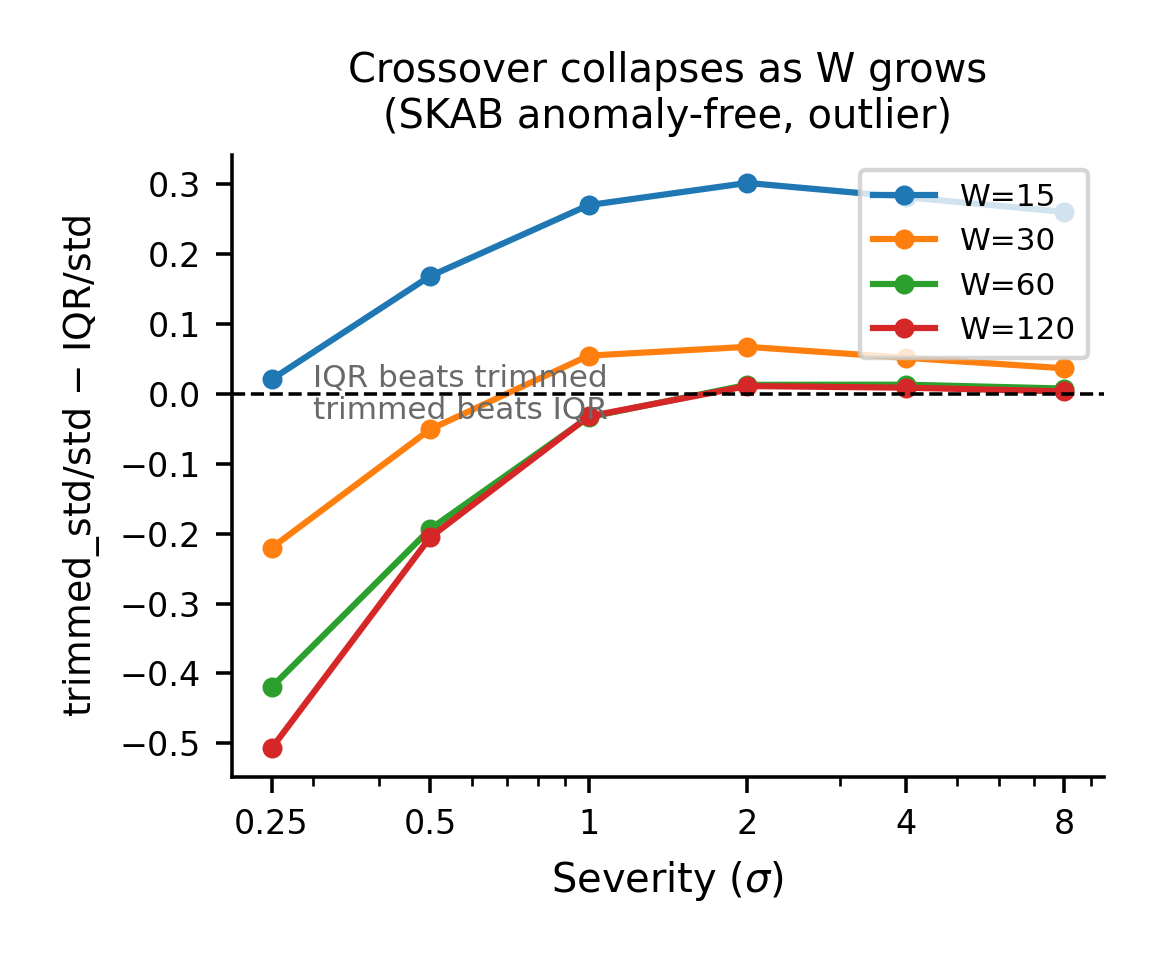

Python code for this plot:
"""Reproduces fig_window_sweep.pdf: for each window size W, plots
trimmed_std/std minus IQR_scale/std across the outlier severity grid
(SKAB anomaly-free). Negative = trimmed wins; positive = IQR wins. Shows
the Table-II crossover (trimmed wins low severity, IQR wins high
severity) collapsing to "trimmed wins everywhere" as W grows.

Reads results/window_sweep/table2_by_window.csv (produced by
experiments/run_window_sweep.py). Does not re-run the sweep.
"""
import os

import matplotlib
matplotlib.use('Agg')
import matplotlib.pyplot as plt
import pandas as pd

_REPO_ROOT = os.path.dirname(os.path.dirname(os.path.abspath(__file__)))
# DQ_CONSISTENCY=1 reads the sweep rerun with the consistency-scaled trimmed std,
# which is what the paper now reports.
CSV = os.path.join(_REPO_ROOT, 'results', 'window_sweep' + ('_consistent' if os.environ.get('DQ_CONSISTENCY', '0') == '1' else ''), 'table2_by_window.csv')
OUT_PDF = os.path.join(os.path.dirname(os.path.abspath(__file__)), 'fig_window_sweep.pdf')
OUT_PNG = os.path.join(os.path.dirname(os.path.abspath(__file__)), 'fig_window_sweep.png')


def main():
    df = pd.read_csv(CSV)
    df['gap'] = df['trimmed_std_over_std'] - df['iqr_over_std']

    fig, ax = plt.subplots(figsize=(3.6, 3.0))
    colors = {15: 'tab:blue', 30: 'tab:orange', 60: 'tab:green', 120: 'tab:red'}
    for w, g in df.groupby('w'):
        g = g.sort_values('magnitude')
        ax.plot(g['magnitude'], g['gap'], marker='o', markersize=3.5, linewidth=1.4,
                color=colors[w], label=f'W={w}')

    ax.axhline(0, color='black', linewidth=0.8, linestyle='--')
    ax.text(0.3, 0.002, 'IQR beats trimmed', fontsize=7, color='dimgray', va='bottom')
    ax.text(0.3, -0.002, 'trimmed beats IQR', fontsize=7, color='dimgray', va='top')
    ax.set_xscale('log')
    ax.set_xticks([0.25, 0.5, 1, 2, 4, 8])
    ax.set_xticklabels(['0.25', '0.5', '1', '2', '4', '8'])
    ax.set_xlabel(r'Severity ($\sigma$)', fontsize=9)
    ax.set_ylabel('trimmed_std/std $-$ IQR/std', fontsize=8.5)
    ax.set_title('Crossover collapses as W grows\n(SKAB anomaly-free, outlier)', fontsize=9)
    ax.tick_params(labelsize=7.5)
    ax.legend(fontsize=7, loc='upper right')
    for spine in ['top', 'right']:
        ax.spines[spine].set_visible(False)

    plt.tight_layout()
    plt.savefig(OUT_PDF)
    plt.savefig(OUT_PNG, dpi=320)
    print(f"Wrote {OUT_PDF}")


if __name__ == '__main__':
    main()
